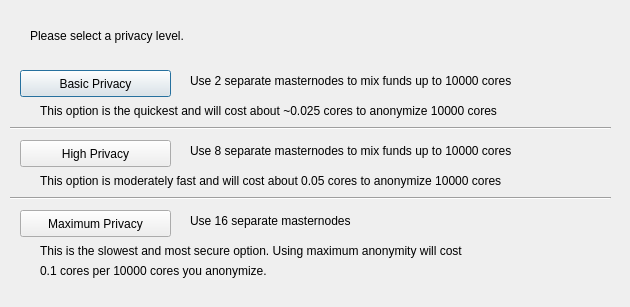
<?xml version="1.0" encoding="UTF-8"?>
<ui version="4.0">
 <class>ObfuscationConfig</class>
 <widget class="QDialog" name="ObfuscationConfig">
  <property name="geometry">
   <rect>
    <x>0</x>
    <y>0</y>
    <width>630</width>
    <height>307</height>
   </rect>
  </property>
  <property name="windowTitle">
   <string>Configure Obfuscation</string>
  </property>
  <widget class="QPushButton" name="buttonBasic">
   <property name="geometry">
    <rect>
     <x>20</x>
     <y>70</y>
     <width>151</width>
     <height>27</height>
    </rect>
   </property>
   <property name="text">
    <string>Basic Privacy</string>
   </property>
  </widget>
  <widget class="QPushButton" name="buttonHigh">
   <property name="geometry">
    <rect>
     <x>20</x>
     <y>140</y>
     <width>151</width>
     <height>27</height>
    </rect>
   </property>
   <property name="text">
    <string>High Privacy</string>
   </property>
  </widget>
  <widget class="QPushButton" name="buttonMax">
   <property name="geometry">
    <rect>
     <x>20</x>
     <y>210</y>
     <width>151</width>
     <height>27</height>
    </rect>
   </property>
   <property name="text">
    <string>Maximum Privacy</string>
   </property>
  </widget>
  <widget class="QLabel" name="label">
   <property name="geometry">
    <rect>
     <x>30</x>
     <y>20</y>
     <width>571</width>
     <height>31</height>
    </rect>
   </property>
   <property name="text">
    <string>Please select a privacy level.</string>
   </property>
  </widget>
  <widget class="QLabel" name="label_2">
   <property name="geometry">
    <rect>
     <x>190</x>
     <y>70</y>
     <width>421</width>
     <height>21</height>
    </rect>
   </property>
   <property name="text">
    <string>Use 2 separate masternodes to mix funds up to 10000 cores</string>
   </property>
  </widget>
  <widget class="QLabel" name="label_3">
   <property name="geometry">
    <rect>
     <x>190</x>
     <y>140</y>
     <width>411</width>
     <height>21</height>
    </rect>
   </property>
   <property name="text">
    <string>Use 8 separate masternodes to mix funds up to 10000 cores</string>
   </property>
  </widget>
  <widget class="QLabel" name="label_4">
   <property name="geometry">
    <rect>
     <x>190</x>
     <y>210</y>
     <width>421</width>
     <height>21</height>
    </rect>
   </property>
   <property name="text">
    <string>Use 16 separate masternodes</string>
   </property>
  </widget>
  <widget class="QLabel" name="label_6">
   <property name="geometry">
    <rect>
     <x>40</x>
     <y>100</y>
     <width>561</width>
     <height>21</height>
    </rect>
   </property>
   <property name="text">
    <string>This option is the quickest and will cost about ~0.025 cores to anonymize 10000 cores</string>
   </property>
  </widget>
  <widget class="QLabel" name="label_7">
   <property name="geometry">
    <rect>
     <x>40</x>
     <y>170</y>
     <width>561</width>
     <height>21</height>
    </rect>
   </property>
   <property name="text">
    <string>This option is moderately fast and will cost about 0.05 cores to anonymize 10000 cores</string>
   </property>
  </widget>
  <widget class="QLabel" name="label_8">
   <property name="geometry">
    <rect>
     <x>40</x>
     <y>240</y>
     <width>561</width>
     <height>21</height>
    </rect>
   </property>
   <property name="text">
    <string>This is the slowest and most secure option. Using maximum anonymity will cost</string>
   </property>
  </widget>
  <widget class="QLabel" name="label_9">
   <property name="geometry">
    <rect>
     <x>40</x>
     <y>260</y>
     <width>561</width>
     <height>21</height>
    </rect>
   </property>
   <property name="text">
    <string>0.1 cores per 10000 cores you anonymize.</string>
   </property>
  </widget>
  <widget class="Line" name="line">
   <property name="geometry">
    <rect>
     <x>10</x>
     <y>120</y>
     <width>601</width>
     <height>16</height>
    </rect>
   </property>
   <property name="orientation">
    <enum>Qt::Horizontal</enum>
   </property>
  </widget>
  <widget class="Line" name="line_2">
   <property name="geometry">
    <rect>
     <x>10</x>
     <y>190</y>
     <width>601</width>
     <height>16</height>
    </rect>
   </property>
   <property name="orientation">
    <enum>Qt::Horizontal</enum>
   </property>
  </widget>
 </widget>
 <resources/>
 <connections/>
</ui>
